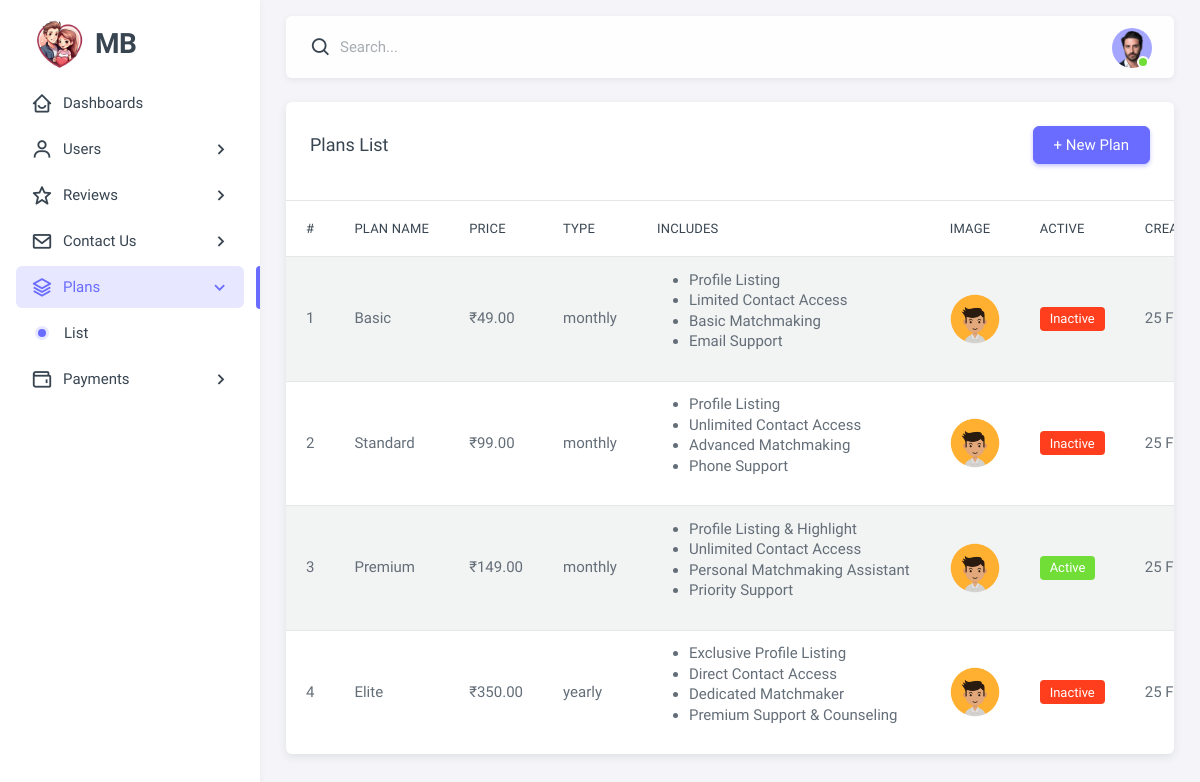
Before: /admin/plan_list.php (signed in) with the older database file.
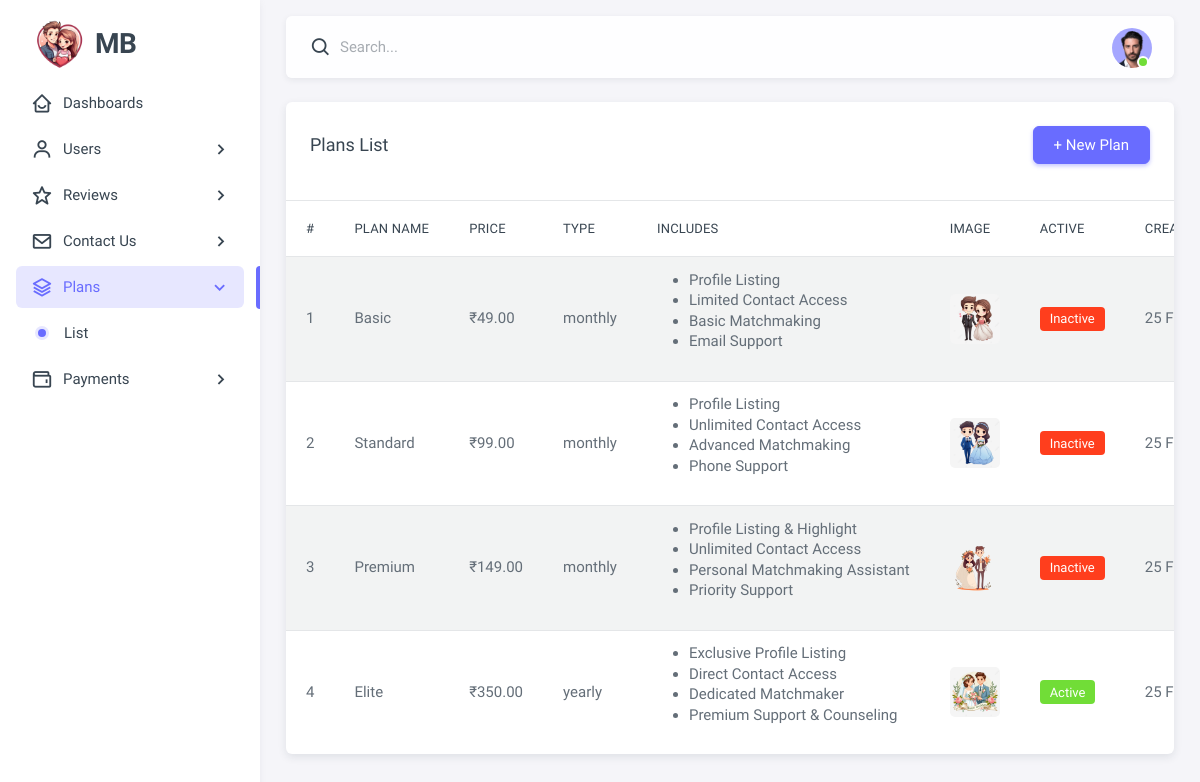
After: the same page with the newer database file.
### tables this page shows
CREATE TABLE `plans` (
  `id` int(11) NOT NULL,
  `plan_name` varchar(255) NOT NULL,
  `plan_price` decimal(10,2) NOT NULL,
  `plan_image` varchar(255) DEFAULT NULL,
  `plan_type` varchar(255) DEFAULT NULL,
  `is_active` tinyint(1) NOT NULL DEFAULT 1,
  `plan_include1` varchar(255) DEFAULT NULL,
  `plan_include2` varchar(255) DEFAULT NULL,
  `plan_include3` varchar(255) DEFAULT NULL,
  `plan_include4` varchar(255) DEFAULT NULL,
  `created_at` timestamp NOT NULL DEFAULT current_timestamp(),
  `updated_at` timestamp NOT NULL DEFAULT current_timestamp() ON UPDATE current_timestamp()
);

### admin/db.php (called while the page is built, shortened)
<?php
$base_url = "http://" . $_SERVER['HTTP_HOST'] . dirname($_SERVER['SCRIPT_NAME']);
?>

### admin/plan_list.php (the view, shortened to what this page needs)
<?php include 'header.php'; ?>
<?php
$sql = "SELECT * FROM plans ORDER BY created_at DESC";
$result = mysqli_query($conn, $sql);
?>
<body>
    <div class="layout-wrapper layout-content-navbar">
        <div class="layout-container">
            <?php include 'sidebar.php'; ?>
            <div class="layout-page">
                <?php include 'navbar.php'; ?>
                <div class="content-wrapper">
                    <div class="container-xxl flex-grow-1 container-p-y">
                        <div class="card">
                            <div class="d-flex justify-content-between align-items-center mb-3 card-header">
                                <h5 class="mb-0">Plans List</h5>
                                <a href="create_plan.php" class="btn btn-primary">+ New Plan</a>
                            </div>
                            <div class="table-responsive text-nowrap">
                                <table class="table table-striped">
                                    <thead>
                                        <tr>
                                            <th>#</th>
                                            <th>Plan Name</th>
                                            <th>Price</th>
                                            <th>Type</th>
                                            <th>Includes</th>
                                            <th>Image</th>
                                            <th>Active</th>
                                            <th>Created At</th>
                                        </tr>
                                    </thead>
                                    <tbody class="table-border-bottom-0">
                                        <?php if (mysqli_num_rows($result) > 0): ?>
                                        <?php $count = 1; ?>
                                        <?php while ($row = mysqli_fetch_assoc($result)): ?>
                                        <tr>
                                            <td><?= $count++; ?></td>
                                            <td><?= htmlspecialchars($row['plan_name']) ?></td>
                                            <td>₹<?= number_format($row['plan_price'], 2) ?></td>
                                            <td><?= htmlspecialchars($row['plan_type']) ?></td>
                                            <td>
                                                <ul>
                                                    <li><?= htmlspecialchars($row['plan_include1']) ?></li>
                                                    <li><?= htmlspecialchars($row['plan_include2']) ?></li>
                                                    <li><?= htmlspecialchars($row['plan_include3']) ?></li>
                                                    <li><?= htmlspecialchars($row['plan_include4']) ?></li>
                                                </ul>
                                            </td>
                                            <td>
                                                    <img src="<?= str_replace('admin/', '', $base_url . '/' . $row['plan_image']); ?>"
                                                     alt="Plan Picture" class="Plan-img"
                                                     onerror="this.onerror=null; this.src='<?= $base_url ?>/assets/img/avatar/avatar-1.png';"    width="50" height="50" style="border-radius: 5px;">
                                            </td>
                                            <td>
                                                <?php if ($row['is_active'] == 1): ?>
                                                <span class="badge bg-success">Active</span>
                                                <?php else: ?>
                                                <span class="badge bg-danger">Inactive</span>
                                                <?php endif; ?>
                                            </td>
                                            <td><?= date('d M Y, H:i', strtotime($row['created_at'])) ?></td>
                                        </tr>
                                        <?php endwhile; ?>
                                        <?php else: ?>
                                        <tr>
                                            <td colspan="9" class="text-center">No plans found</td>
                                        </tr>
                                        <?php endif; ?>
                                    </tbody>
                                </table>
                            </div>
                        </div>
                    </div>
                </div>
            </div>
        </div>
    </div>
</body>
</html>

Changed rows visible on the page:
changed plans "Basic": plan_image: picture added in place of a placeholder
changed plans "Standard": plan_image: picture added in place of a placeholder
changed plans "Premium": plan_image: picture added in place of a placeholder; is_active "Active" → "Inactive"
changed plans "Elite": plan_image: picture added in place of a placeholder; is_active "Inactive" → "Active"
